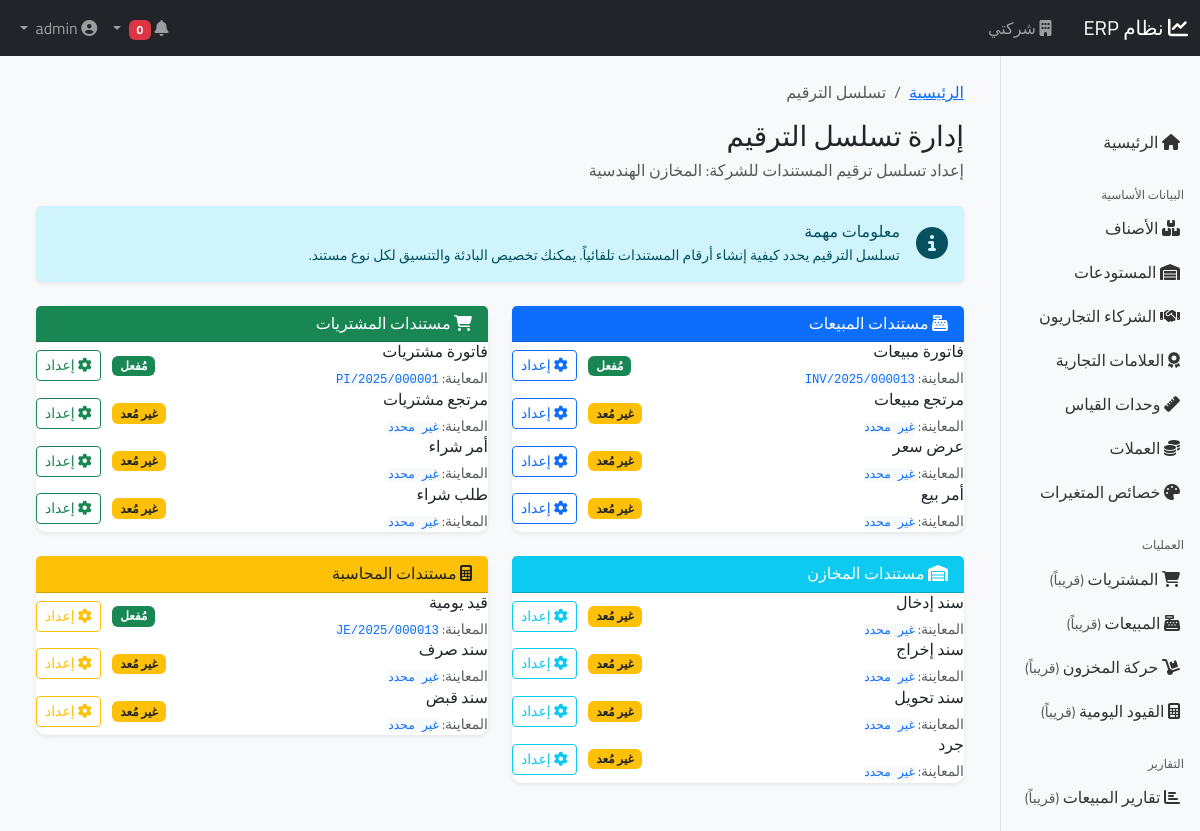
/numbering/ (signed in), run on the app's committed database.
### apps/core/models.py (models this page shows, shortened)
class Company(models.Model):
    name = models.CharField(_('اسم الشركة'), max_length=200)
    name_en = models.CharField(_('الاسم بالإنجليزية'), max_length=200)
    tax_number = models.CharField(_('الرقم الضريبي'), max_length=50, unique=True)
    commercial_register = models.CharField(_('السجل التجاري'), max_length=50, blank=True)
    phone = models.CharField(_('الهاتف'), max_length=20)
    email = models.EmailField(_('البريد الإلكتروني'))
    address = models.TextField(_('العنوان'))
    city = models.CharField(_('المدينة'), max_length=50)
    country = models.CharField(_('الدولة'), max_length=50, default='الأردن')
    logo = models.ImageField(_('الشعار'), upload_to='company_logos/', blank=True)
    fiscal_year_start_month = models.IntegerField(_('شهر بداية السنة المالية'), default=1,
                                                  validators=[MinValueValidator(1), MaxValueValidator(12)])
    fiscal_year_start_day = models.IntegerField(_('يوم بداية السنة المالية'), default=1,
                                                validators=[MinValueValidator(1), MaxValueValidator(31)])
    base_currency = models.ForeignKey(Currency, on_delete=models.PROTECT, verbose_name=_('العملة الأساسية'),
                                      related_name='companies')
    default_tax_rate = models.DecimalField(_('نسبة الضريبة الافتراضية %'), max_digits=5, decimal_places=2, default=16.0)
    is_active = models.BooleanField(_('نشطة'), default=True)
    created_at = models.DateTimeField(auto_now_add=True)
    updated_at = models.DateTimeField(auto_now=True)
    class Meta:
        verbose_name = _('شركة')
        verbose_name_plural = _('الشركات')

class BaseModel(models.Model):
    company = models.ForeignKey('core.Company', on_delete=models.CASCADE, verbose_name=_('الشركة'))
    created_at = models.DateTimeField(auto_now_add=True, verbose_name=_('تاريخ الإنشاء'))
    updated_at = models.DateTimeField(auto_now=True, verbose_name=_('تاريخ التعديل'))
    created_by = models.ForeignKey('core.User', on_delete=models.SET_NULL, null=True, related_name='%(class)s_created',
                                   verbose_name=_('أنشأ بواسطة'))
    is_active = models.BooleanField(default=True, verbose_name=_('نشط'))
    class Meta:
        abstract = True

class NumberingSequence(BaseModel):
    DOCUMENT_TYPES = [
        ('sales_invoice', _('فاتورة مبيعات')),
        ('sales_return', _('مرتجع مبيعات')),
        ('sales_quotation', _('عرض سعر')),
        ('sales_order', _('أمر بيع')),
        ('purchase_invoice', _('فاتورة مشتريات')),
        ('purchase_return', _('مرتجع مشتريات')),
        ('purchase_order', _('أمر شراء')),
        ('purchase_request', _('طلب شراء')),
        ('stock_in', _('سند إدخال')),
        ('stock_out', _('سند إخراج')),
        ('stock_transfer', _('سند تحويل')),
        ('stock_count', _('جرد')),
        ('journal_entry', _('قيد يومية')),
        ('payment_voucher', _('سند صرف')),
        ('receipt_voucher', _('سند قبض')),
    ]
    document_type = models.CharField(_('نوع المستند'), max_length=50, choices=DOCUMENT_TYPES)
    prefix = models.CharField(_('البادئة'), max_length=20, help_text=_('مثال: INV, PO, JV'))
    suffix = models.CharField(_('اللاحقة'), max_length=20, blank=True)
    next_number = models.IntegerField(_('الرقم التالي'), default=1)
    padding = models.IntegerField(_('عدد الأصفار'), default=6, help_text=_('مثال: 6 = 000001'))
    yearly_reset = models.BooleanField(_('إعادة ترقيم سنوياً'), default=True)
    include_year = models.BooleanField(_('تضمين السنة'), default=True)
    include_month = models.BooleanField(_('تضمين الشهر'), default=False)
    separator = models.CharField(_('الفاصل'), max_length=1, default='/', help_text=_('مثال: / أو -'))
    class Meta:
        verbose_name = _('تسلسل ترقيم')
        verbose_name_plural = _('تسلسلات الترقيم')
        unique_together = [['company', 'document_type']]
    def get_next_number(self):
        import datetime
        parts = [self.prefix]
        if self.include_year:
            parts.append(str(datetime.date.today().year))
        if self.include_month:
            parts.append(f"{datetime.date.today().month:02d}")
        parts.append(str(self.next_number).zfill(self.padding))
        if self.suffix:
            parts.append(self.suffix)
        number = self.separator.join(parts)
        self.next_number += 1
        self.save()
        return number

### apps/core/views/numbering_views.py (the view)
# urls.py: path('numbering/', views.NumberingSequenceListView.as_view(), name='numbering_list'),
class NumberingSequenceListView(LoginRequiredMixin, PermissionRequiredMixin, CompanyMixin, TemplateView):
    template_name = 'core/numbering/numbering_list.html'
    permission_required = 'core.view_numberingsequence'
    def get_context_data(self, **kwargs):
        context = super().get_context_data(**kwargs)
        if hasattr(self.request, 'current_company') and self.request.current_company:
            company = self.request.current_company
        elif hasattr(self.request.user, 'company') and self.request.user.company:
            company = self.request.user.company
        else:
            from ..models import Company
            company = Company.objects.first()
        sequences = NumberingSequence.objects.filter(company=company).order_by('document_type')
        sequence_dict = {seq.document_type: seq for seq in sequences}
        all_sequences = []
        for doc_type, doc_name in NumberingSequence.DOCUMENT_TYPES:
            sequence = sequence_dict.get(doc_type)
            all_sequences.append({
                'type': doc_type,
                'name': doc_name,
                'sequence': sequence,
                'has_sequence': sequence is not None,
                'preview': sequence.get_next_number() if sequence else _('غير محدد'),
            })
        context.update({
            'title': _('إدارة تسلسل الترقيم'),
            'sequences': all_sequences,
            'can_change': self.request.user.has_perm('core.change_numberingsequence'),
            'breadcrumbs': [
                {'title': _('الرئيسية'), 'url': reverse('core:dashboard')},
                {'title': _('تسلسل الترقيم'), 'url': ''}
            ],
            'company': company,
        })
        return context

### apps/core/context_processors.py (called while the page is built)
def system_settings(request):
    return {
        'SYSTEM_NAME': 'نظام ERP',
        'SYSTEM_VERSION': '1.0.0',
        'COMPANY_NAME': request.current_company.name if hasattr(request, 'current_company') and request.current_company else '',
        'BRANCH_NAME': request.current_branch.name if hasattr(request, 'current_branch') and request.current_branch else '',
        'CURRENCY': 'د.أ',  # الدينار الأردني
    }

### apps/core/models.py (called while the page is built, shortened)
    def can_access_branch(self, branch):
        if self.is_superuser:
            return True

### apps/core/templates/core/numbering/numbering_list.html (shortened to what this page needs)
{% extends 'base/base.html' %}
{% load i18n static %}
{% block content %}
<div class="container-fluid py-4">
    <nav aria-label="breadcrumb" class="mb-3">
        <ol class="breadcrumb">
            {% for breadcrumb in breadcrumbs %}
                {% if forloop.last %}
                    <li class="breadcrumb-item active">{{ breadcrumb.title }}</li>
                {% else %}
                    <li class="breadcrumb-item">
                        <a href="{{ breadcrumb.url }}">{{ breadcrumb.title }}</a>
                    </li>
                {% endif %}
            {% endfor %}
        </ol>
    </nav>
    <div class="d-flex justify-content-between align-items-center mb-4">
        <div>
            <h1 class="h3 mb-1">{{ title }}</h1>
            <p class="text-muted mb-0">{% trans "إعداد تسلسل ترقيم المستندات للشركة" %}: {{ company.name }}</p>
        </div>
    </div>
    <div class="alert alert-info border-0 shadow-sm mb-4" role="alert">
        <div class="d-flex align-items-center">
            <div class="flex-shrink-0">
                <i class="fas fa-info-circle fa-2x"></i>
            </div>
            <div class="flex-grow-1 ms-3">
                <h6 class="alert-heading mb-1">{% trans "معلومات مهمة" %}</h6>
                <p class="mb-0 small">
                    {% trans "تسلسل الترقيم يحدد كيفية إنشاء أرقام المستندات تلقائياً. يمكنك تخصيص البادئة والتنسيق لكل نوع مستند." %}
                </p>
            </div>
        </div>
    </div>
    <div class="row">
        <div class="col-lg-6 mb-4">
            <div class="card shadow-sm">
                <div class="card-header bg-primary text-white">
                    <h6 class="card-title mb-0">
                        <i class="fas fa-cash-register"></i> {% trans "مستندات المبيعات" %}
                    </h6>
                </div>
                <div class="card-body p-0">
                    {% for seq in sequences %}
                        {% if seq.type|slice:":5" == "sales" %}
                        <div class="list-group-item list-group-item-action d-flex justify-content-between align-items-center border-0">
                            <div>
                                <h6 class="mb-1">{{ seq.name }}</h6>
                                <small class="text-muted">
                                    {% trans "المعاينة" %}:
                                    <code class="bg-light text-primary">{{ seq.preview }}</code>
                                </small>
                            </div>
                            <div>
                                {% if seq.has_sequence %}
                                    <span class="badge bg-success me-2">{% trans "مُفعل" %}</span>
                                {% else %}
                                    <span class="badge bg-warning text-dark me-2">{% trans "غير مُعد" %}</span>
                                {% endif %}
                                {% if can_change %}
                                <a href="{% url 'core:numbering_update' seq.type %}" class="btn btn-outline-primary btn-sm">
                                    <i class="fas fa-cog"></i> {% trans "إعداد" %}
                                </a>
                                {% endif %}
                            </div>
                        </div>
                        {% endif %}
                    {% endfor %}
                </div>
            </div>
        </div>
        <div class="col-lg-6 mb-4">
            <div class="card shadow-sm">
                <div class="card-header bg-success text-white">
                    <h6 class="card-title mb-0">
                        <i class="fas fa-shopping-cart"></i> {% trans "مستندات المشتريات" %}
                    </h6>
                </div>
                <div class="card-body p-0">
                    {% for seq in sequences %}
                        {% if seq.type|slice:":8" == "purchase" %}
                        <div class="list-group-item list-group-item-action d-flex justify-content-between align-items-center border-0">
                            <div>
                                <h6 class="mb-1">{{ seq.name }}</h6>
                                <small class="text-muted">
                                    {% trans "المعاينة" %}:
                                    <code class="bg-light text-primary">{{ seq.preview }}</code>
                                </small>
                            </div>
                            <div>
                                {% if seq.has_sequence %}
                                    <span class="badge bg-success me-2">{% trans "مُفعل" %}</span>
                                {% else %}
                                    <span class="badge bg-warning text-dark me-2">{% trans "غير مُعد" %}</span>
                                {% endif %}
                                {% if can_change %}
                                <a href="{% url 'core:numbering_update' seq.type %}" class="btn btn-outline-success btn-sm">
                                    <i class="fas fa-cog"></i> {% trans "إعداد" %}
                                </a>
                                {% endif %}
                            </div>
                        </div>
                        {% endif %}
                    {% endfor %}
                </div>
            </div>
        </div>
        <div class="col-lg-6 mb-4">
            <div class="card shadow-sm">
                <div class="card-header bg-info text-white">
                    <h6 class="card-title mb-0">
                        <i class="fas fa-warehouse"></i> {% trans "مستندات المخازن" %}
                    </h6>
                </div>
                <div class="card-body p-0">
                    {% for seq in sequences %}
                        {% if seq.type|slice:":5" == "stock" %}
                        <div class="list-group-item list-group-item-action d-flex justify-content-between align-items-center border-0">
                            <div>
                                <h6 class="mb-1">{{ seq.name }}</h6>
                                <small class="text-muted">
                                    {% trans "المعاينة" %}:
                                    <code class="bg-light text-primary">{{ seq.preview }}</code>
                                </small>
                            </div>
                            <div>
                                {% if seq.has_sequence %}
                                    <span class="badge bg-success me-2">{% trans "مُفعل" %}</span>
                                {% else %}
                                    <span class="badge bg-warning text-dark me-2">{% trans "غير مُعد" %}</span>
                                {% endif %}
                                {% if can_change %}
                                <a href="{% url 'core:numbering_update' seq.type %}" class="btn btn-outline-info btn-sm">
                                    <i class="fas fa-cog"></i> {% trans "إعداد" %}
                                </a>
                                {% endif %}
                            </div>
                        </div>
                        {% endif %}
                    {% endfor %}
                </div>
            </div>
        </div>
        <div class="col-lg-6 mb-4">
            <div class="card shadow-sm">
                <div class="card-header bg-warning text-dark">
                    <h6 class="card-title mb-0">
                        <i class="fas fa-calculator"></i> {% trans "مستندات المحاسبة" %}
                    </h6>
                </div>
                <div class="card-body p-0">
                    {% for seq in sequences %}
                        {% if seq.type == "journal_entry" or seq.type|slice:":7" == "payment" or seq.type|slice:":7" == "receipt" %}
                        <div class="list-group-item list-group-item-action d-flex justify-content-between align-items-center border-0">
                            <div>
                                <h6 class="mb-1">{{ seq.name }}</h6>
                                <small class="text-muted">
                                    {% trans "المعاينة" %}:
                                    <code class="bg-light text-primary">{{ seq.preview }}</code>
                                </small>
                            </div>
                            <div>
                                {% if seq.has_sequence %}
                                    <span class="badge bg-success me-2">{% trans "مُفعل" %}</span>
                                {% else %}
                                    <span class="badge bg-warning text-dark me-2">{% trans "غير مُعد" %}</span>
                                {% endif %}
                                {% if can_change %}
                                <a href="{% url 'core:numbering_update' seq.type %}" class="btn btn-outline-warning btn-sm">
                                    <i class="fas fa-cog"></i> {% trans "إعداد" %}
                                </a>
                                {% endif %}
                            </div>
                        </div>
                        {% endif %}
                    {% endfor %}
                </div>
            </div>
        </div>
    </div>
</div>
{% endblock %}

### static/css/style.css (style rules this page uses)
:root { --primary-color: #0d6efd; --secondary-color: #6c757d; --success-color: #198754; --danger-color: #dc3545; --warning-color: #ffc107; --info-color: #0dcaf0; }
body { font-family: 'Cairo', sans-serif; background-color: #f8f9fa; }
.card { border: none; border-radius: 10px; }

### apps/core/templates/core/numbering/numbering_list.html (style rules this page uses)
.list-group-item { transition: background-color 0.2s ease; }
.badge { font-size: 0.75em; }

### data on the page
Company: name "المخازن الهندسية"
NumberingSequence: name "فاتورة مبيعات", preview "INV/2025/000013"
NumberingSequence: name "فاتورة مشتريات", preview "PI/2025/000001"
NumberingSequence: name "قيد يومية", preview "JE/2025/000013"

### other printed values
{{ breadcrumb.title }} "الرئيسية"
{{ breadcrumb.title }} "تسلسل الترقيم"
{{ title }} "إدارة تسلسل الترقيم"
{{ seq.name }} "مرتجع مبيعات" "عرض سعر" "أمر بيع"
{{ seq.preview }} "غير محدد" "غير محدد" "غير محدد"
{{ seq.name }} "مرتجع مشتريات" "أمر شراء" "طلب شراء"
{{ seq.name }} "سند إدخال" "سند إخراج" "سند تحويل" "جرد"
{{ seq.preview }} "غير محدد" "غير محدد" "غير محدد" "غير محدد"
{{ seq.name }} "سند صرف" "سند قبض"
{{ seq.preview }} "غير محدد" "غير محدد"
